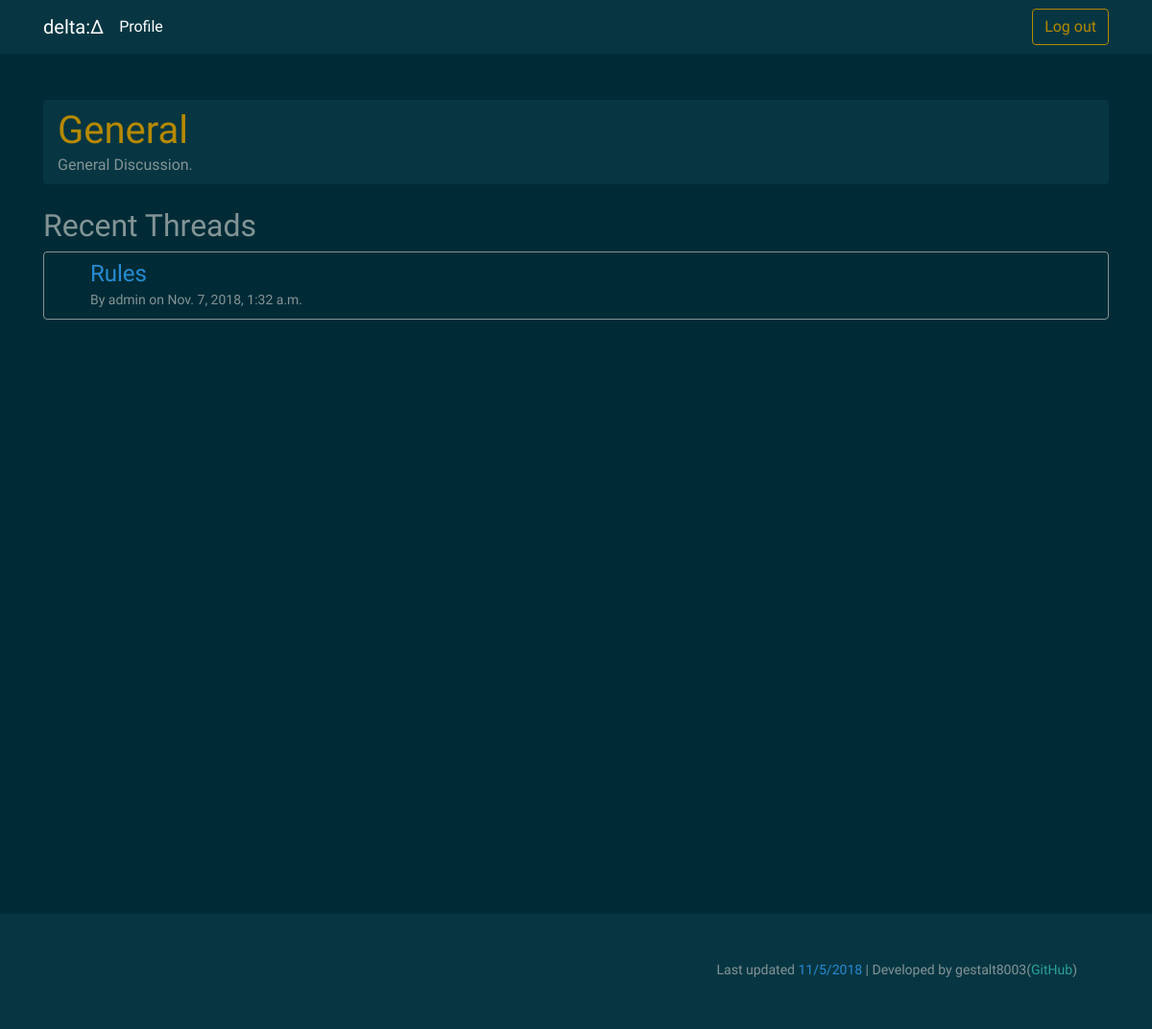
/forum/?sub=1 (signed in), run on the app's committed database.
### forum/models.py (models this page shows)
class Subforum(models.Model):
    category = models.CharField(max_length=20)
    name = models.CharField(max_length=20)
    description = models.TextField()

class Thread(models.Model):
    subforum = models.ForeignKey(Subforum, on_delete=models.CASCADE)
    title = models.CharField(max_length=50)
    author = models.ForeignKey(User, on_delete=models.CASCADE)
    content = models.TextField()
    date = models.DateTimeField(default=timezone.now)

### forum/views.py (the view, shortened to what this page needs)
# urls.py: 2. Add a URL to urlpatterns:  path('', views.home, name='home')
def home(request):
    context = {}
    load_errors_context(request, context)
    if check_login(request) is False:
        context['login'] = LoginForm()
        return render(request, 'forum/splash.html', context)
    else:
        context['user'] = {
            'id': request.session.get('user_id')
        }
        sub = request.GET.get('sub')
        if sub:
            try:
                subforum = Subforum.objects.get(id=sub)
                context['subforum'] = subforum.__dict__
                threads = subforum.thread_set.all()
                context['threads'] = threads
                print(context['threads'])
                return render(request, 'forum/home.html', context)
            except ObjectDoesNotExist:
                return redirect('forum-home')

### forum/views.py (called while the page is built, shortened)
def check_login(request):
    if request.session.get('user_id') is not None:
        return True
    return False

def load_errors_context(request, context):
    context['errors'] = {}
    try:
        request.session['errors'] = {}
    except KeyError:
        return

### forum/templates/forum/home.html (shortened to what this page needs)
{% extends 'base.html' %}
{% block content %}
<div class="container mt-5">
    {% if subforum %}
    <div class="container bg-dark py-2 rounded ">
        <h1 class="text-primary mb-0">{{ subforum.name }}</h1>
        <p class="mb-0">{{ subforum.description }}</p>
    </div>
    <h2 class="mt-4">Recent Threads</h2>
    <ul class="list-group border-secondary">
        {% for thread in threads %}
        <a class="list-group-item list-group-item-action border-secondary p-2  pl-5"  href="{% url 'forum-thread' %}?id={{ thread.id }}">
            <h4 class="text-info mb-0">{{ thread.title }}</h4>
            <small>By {{ thread.author }} on {{ thread.date }}</small>
        </a>
        {% endfor %}
    </ul>
    {% endif %}
</div>
{% endblock %}

### data on the page
Subforum: name "General", description "General Discussion."
Thread: title "Rules", author "admin", date "Nov. 7, 2018, 1:32 a.m."
